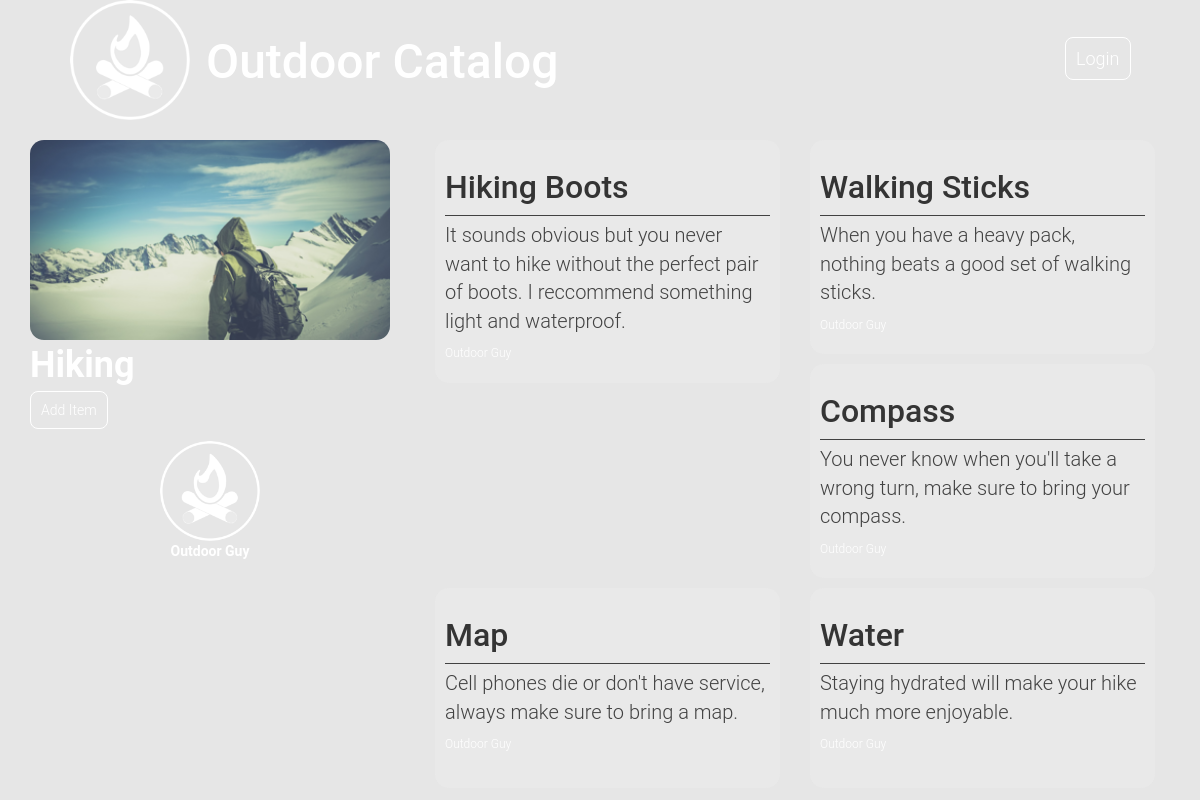
The page /category/5/list/ on the database its author committed.
### database_setup.py (models this page shows, shortened)
class Category(Base):
    __tablename__ = 'category'
    id = Column(Integer, primary_key=True)
    name = Column(String(250), nullable=False)
    user_id = Column(Integer, ForeignKey('user.id'))
    user = relationship(User)

class User(Base):
    __tablename__ = 'user'
    id = Column(Integer, primary_key=True)
    name = Column(String(250), nullable=False)
    email = Column(String(250), nullable=False)
    picture = Column(String(250))

class Item(Base):
    __tablename__ = 'item'
    name = Column(String(80), nullable=False)
    id = Column(Integer, primary_key=True)
    description = Column(String(250))
    category_id = Column(Integer, ForeignKey('category.id'))
    category = relationship(Category)
    user_id = Column(Integer, ForeignKey('user.id'))
    user = relationship(User)

### project.py (the view)
@app.route('/category/<int:category_id>/')
@app.route('/category/<int:category_id>/list/')
def showList(category_id):
    category = session.query(Category).filter_by(id=category_id).one()
    creator = getUserInfo(category.user_id)
    items = session.query(Item).filter_by(
        category_id=category_id).all()
    return render_template('list.html', items=items, category=category,
                           creator=creator)

### project.py (called while the page is built)
def getUserInfo(user_id):
    user = session.query(User).filter_by(id=user_id).one()
    return user

### templates/list.html (shortened to what this page needs)
{% extends "main.html" %}
{% block content %}
	<div class="row">
		<div class="col-md-4">
			{% if category.id == 1 %}
				<div class="kayaking-background category-container">
			{% elif category.id == 2 %}
				<div class="camping-background category-container">
			{% elif category.id == 3 %}
				<div class="rock-background category-container">
			{% elif category.id == 4 %}
				<div class="fishing-background category-container">
			{% elif category.id == 5 %}
				<div class="hiking-background category-container">
			{% elif category.id == 6 %}
				<div class="biking-background category-container">
			{% else %}
				<div class="category-container">
			{% endif %}
			</div>
			<div class="category-name">
				{{category.name}}
			</div>
			<div class="list-action">
				<a class="main-btn list-btn" href="{{url_for('newItem', category_id = category.id )}}">Add Item</a>
			</div>
			<figure class="creator">
				{% if category.user.picture %}
					<img class="creator-img" src="{{category.user.picture}}">
				{% else %}
					<img class="creator-img" src="static/img/logo.png">
				{% endif %}
				<figcaption class="creator-cap">{{category.user.name}}</figcaption>
			</figure>
		</div>
		<div class="col-md-8">
			{% if items !=[] %}
				{% for item in items %}
					<div class="col-md-6">
						<div class="item-container">
							<h3 class="item-name">{{item.name}}</h3>
							<hr class="item-hr">
							<p class="item-description">{{item.description}}</p>
							<p class="created-tag">{{item.user.name}}</p>
						</div>
					</div>
				{% endfor %}
			{% endif %}
		</div>
	</div>
{% endblock %}

### static/css/style.css (style rules this page uses)
html { background-color: #E6E6E6; }
body { position: relative; background-color: transparent; font-family: 'PT Sans Caption', sans-serif; font-size: 14px; margin-top: 10px; color: #6A6A6A; }

### static/css/outdoor.css (style rules this page uses)
html { height: 100%; }
body { background-image: url("../img/background.png"); background-attachment: fixed; background-size: cover; background-repeat: no-repeat; margin: 0; min-height: 100%; }
* { font-family: "Helvetica Neue Bold", Roboto, Helvetica, Arial, sans-serif; font-weight: 700; color: #fff; }
.category-container { border-radius: 14px; background-color: #333; background-image: url("../img/default.png"); background-size: cover; background-repeat: no-repeat; background-position: center; color: #fff; height: 200px; width: auto; min-width: 180px; }
.category-name { font-size: 36px; }
.hiking-background { background-image: url("../img/hiking.png"); }
.item-container { background-color: rgba(235, 235, 235, 0.6); border-radius: 14px; padding: 10px; min-height: 200px; color: #343434; margin-bottom: 10px; }
.creator-img { max-width: 100px; max-height: 100px; display: block; margin: auto; }
.creator-cap { text-align: center; }
.item-description { font-size: 20px; color: #424242; font-weight: 300; }
.item-name { font-size: 32px; color: #343434; }
.item-hr { border-color: #424242; margin: 5px 0; }
.created-tag { font-weight: 300; font-size: 12px; }
.main-btn { font-weight: 300; border-radius: 8px; border: 1px solid #fff; background-color: transparent; color: #fff; padding: 10px; transition: all 0.3s ease; }
.list-btn { margin: 10px 0; vertical-align: sub; }
.list-action { margin: 5px 0; height: 40px; }

### rows shown on the page
Category: name "Hiking"
User: user.picture (picture), user.name "Outdoor Guy"
Item: name "Hiking Boots", description "It sounds obvious but you never want to hike without the perfect pair of boots. I reccommend something light and waterproof.", user.name "Outdoor Guy"
Item: name "Walking Sticks", description "When you have a heavy pack, nothing beats a good set of walking sticks.", user.name "Outdoor Guy"
Item: name "Compass", description "You never know when you'll take a wrong turn, make sure to bring your compass.", user.name "Outdoor Guy"
Item: name "Map", description "Cell phones die or don't have service, always make sure to bring a map.", user.name "Outdoor Guy"
Item: name "Water", description "Staying hydrated will make your hike much more enjoyable.", user.name "Outdoor Guy"
